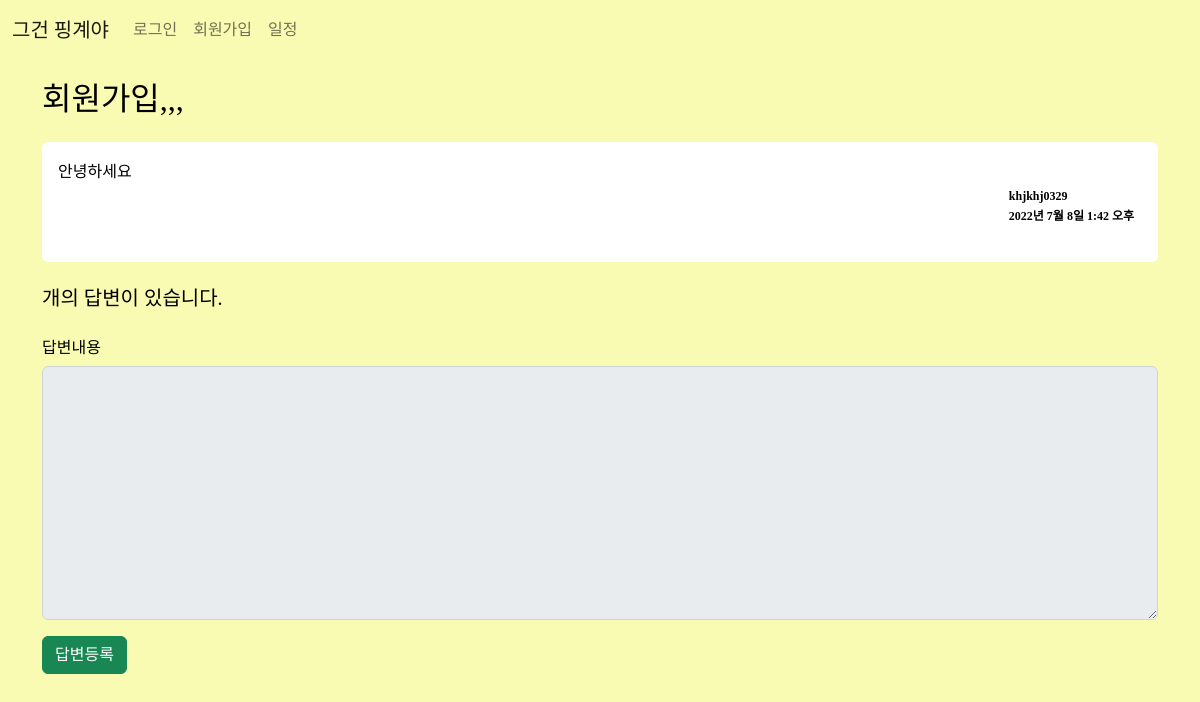
The page /2/ on the database as committed earlier.
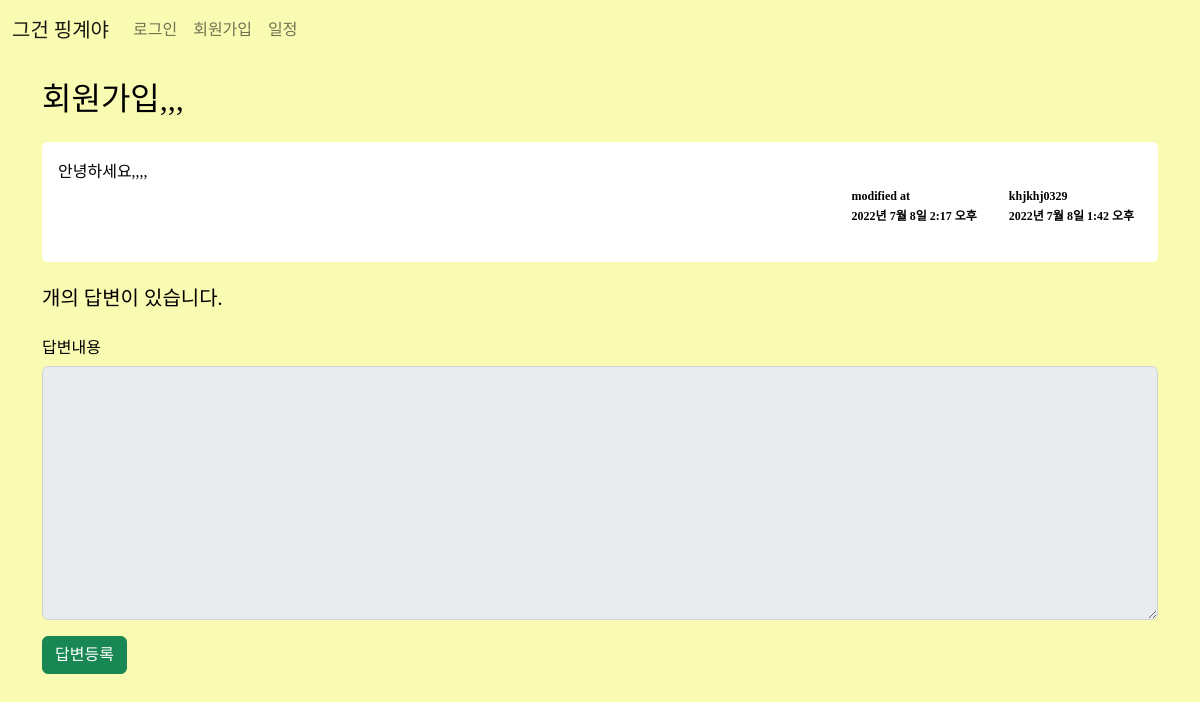
The same page on the database as committed later.
### excuse/models.py (models this page shows, shortened)
class Excuse(models.Model):
    author = models.ForeignKey(User, on_delete=models.CASCADE)
    subject = models.CharField(max_length=200)
    content = models.TextField()
    create_date = models.DateTimeField()
    modify_date = models.DateTimeField(null=True, blank=True)

### excuse/views.py (the view)
# urls.py: path('<int:question_id>/', views.detail, name='detail'),
def detail(request, question_id):
    question = get_object_or_404(Excuse, pk=question_id)
    context = {'question': question}
    return render(request, 'excuse/excuse_detail.html', context)

### templates/excuse/excuse_detail.html (shortened to what this page needs)
{% extends 'base.html' %}
{% block content %}
{% load static %}
<link rel="stylesheet" href="{% static 'css/answer.css' %}">
<div class="container my-3">
<h2 class="border-bottom py-2">{{ question.subject }}</h2>
<div class="card my-3">
    <div class="card-body">
        <div class="card-text" style="white-space: pre-line;">{{ question.content }}</div>
        <div class="d-flex justify-content-end">
            {% if question.modify_date %}
            <div class="badge bg-light text-dark p-2 text-start mx-3">
                <div class="mb-2">modified at</div>
                <div>{{ question.modify_date }}</div>
            </div>
            {% endif %}
            <div class="badge bg-light text-dark p-2 text-start">
                <div class="mb-2">{{ question.author.username }}</div>
                <div>{{ question.create_date }}</div>
            </div>
        </div>
    </div>
</div>
    <h5 class="border-bottom my-3 py-2">{{question.answer_set.count}}개의 답변이 있습니다.</h5>
<form action="{% url 'excuse:board_create' question.id %}" method="post" class="my-3">
    <div class="mb-3">
        <label for="content" class="form-label">답변내용</label>
        <textarea {% if not user.is_authenticated %}disabled{% endif %}
              name="content" id="content" class="form-control" rows="10"></textarea>
    </div>
    <input type="submit" value="답변등록" class="btn btn-success">
</form>
</div>
{% endblock %}

### templates/base.html (shortened to what this page needs)
{% load static %}
<!doctype html>
<html lang="ko">
<head>
    <link rel="stylesheet" type="text/css" href="{% static 'bootstrap.min.css' %}">
    <link rel="stylesheet" type="text/css" href="{% static 'style.css' %}">
</head>
<body>
{% include "navbar.html" %}
{% block content %}
{% endblock %}
</body>
</html>

### templates/navbar.html (shortened to what this page needs)
<nav class="navbar navbar-expand-lg navbar-light bg-light border-bottom">
    <div class="container-fluid">
        <a class="navbar-brand" href="{% url 'excuse:index' %}">그건 핑계야</a>
        <div class="collapse navbar-collapse" id="navbarSupportedContent">
            <ul class="navbar-nav">
                <li class="nav-item">
                    {% if user.is_authenticated %}
                    <a class="nav-link" href="{% url 'common:logout' %}">{{ user.username }} (로그아웃)</a>
                    {% else %}
                    <a class="nav-link" href="{% url 'common:login' %}">로그인</a>
                    {% endif %}
                </li>
                <li>
                    {% if not user.is_authenticated %}
                    <a class="nav-link" href="{% url 'common:signup' %}">회원가입</a>
                    {% endif %}
                </li>
                <li>
                    <a class="nav-link" href="{% url 'calendar:calendar' %}">일정</a>
                </li>
            </ul>
        </div>
    </div>
</nav>

### static/css/answer.css (style rules this page uses)
body { background-color: #F9FBB2; }

Rows that differ between the two databases and show on the page:
changed Excuse "회원가입,,,": content "안녕하세요" → "안녕하세요,,,,"; modify_date (not shown) → "2022년 7월 8일 2:17 오후"
Other text that changed with them:
text now shown: "modified at"
